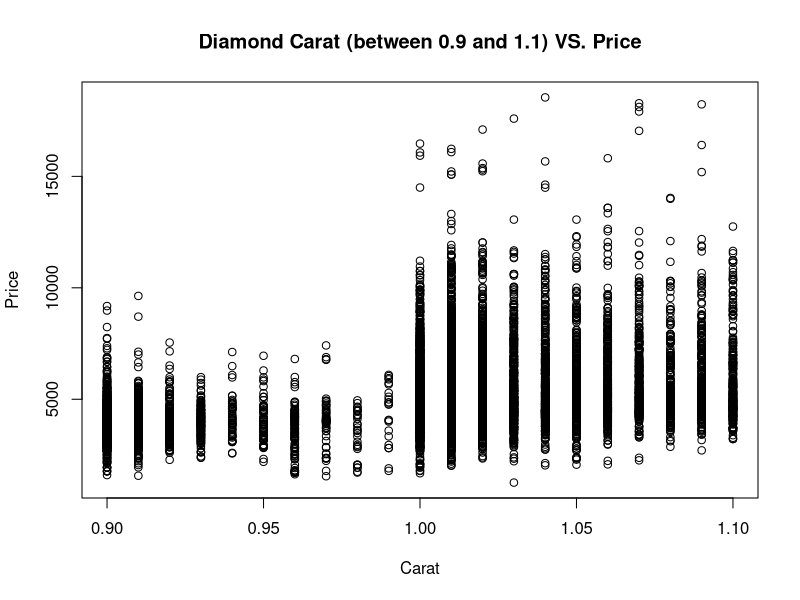
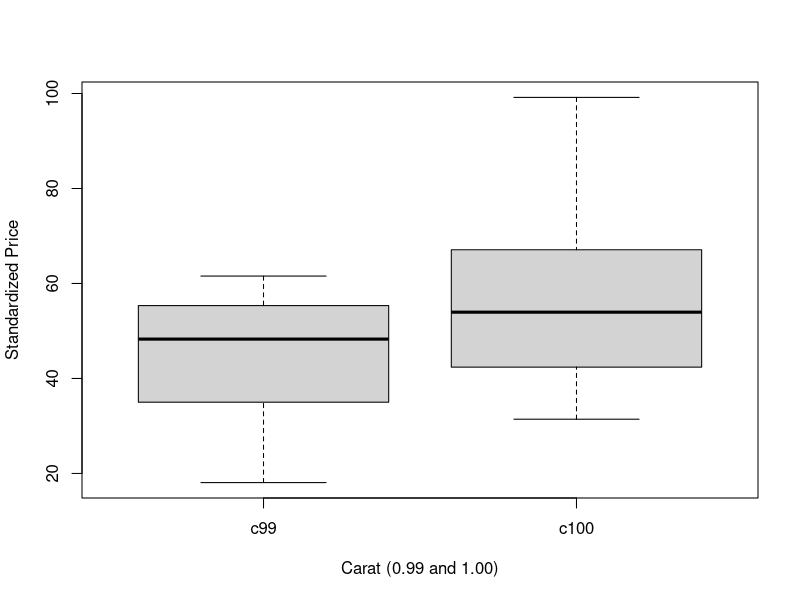
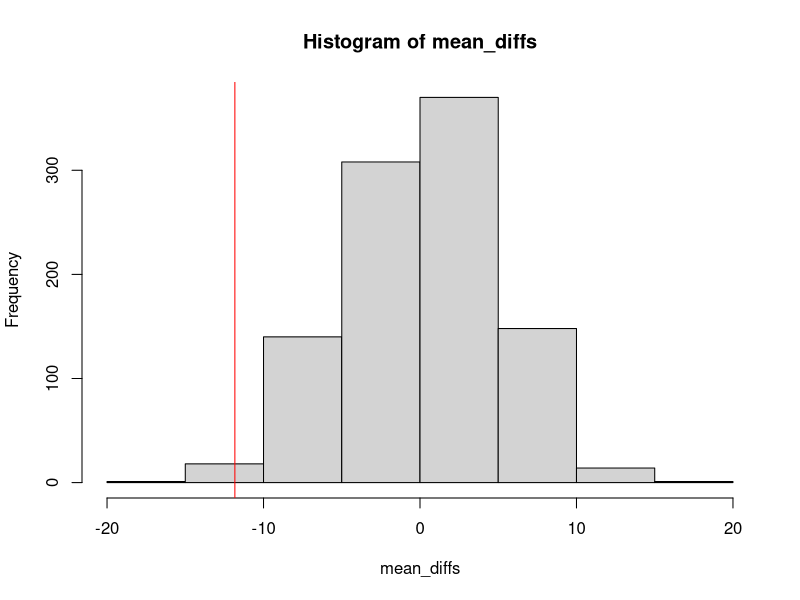
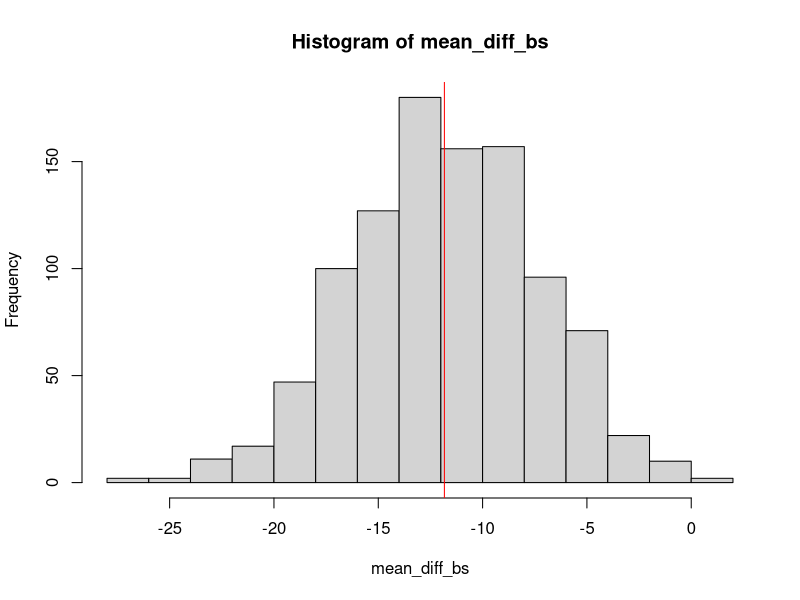
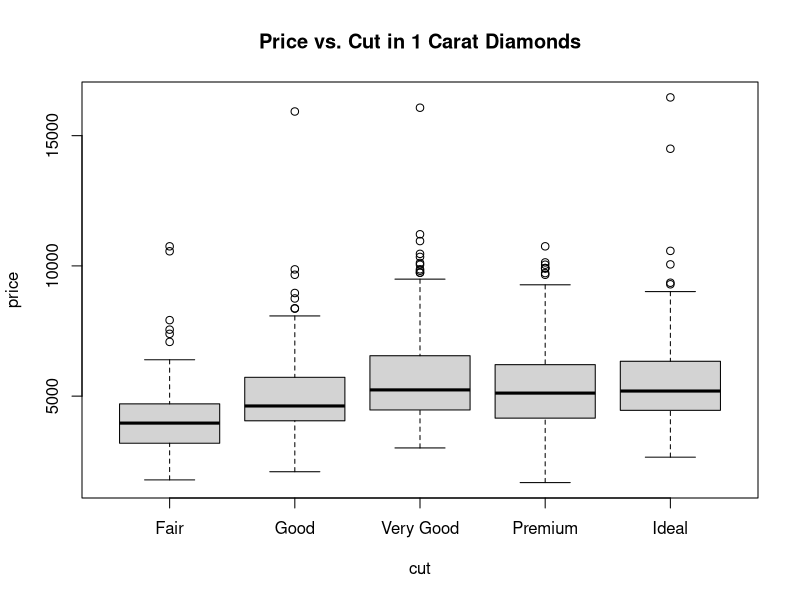
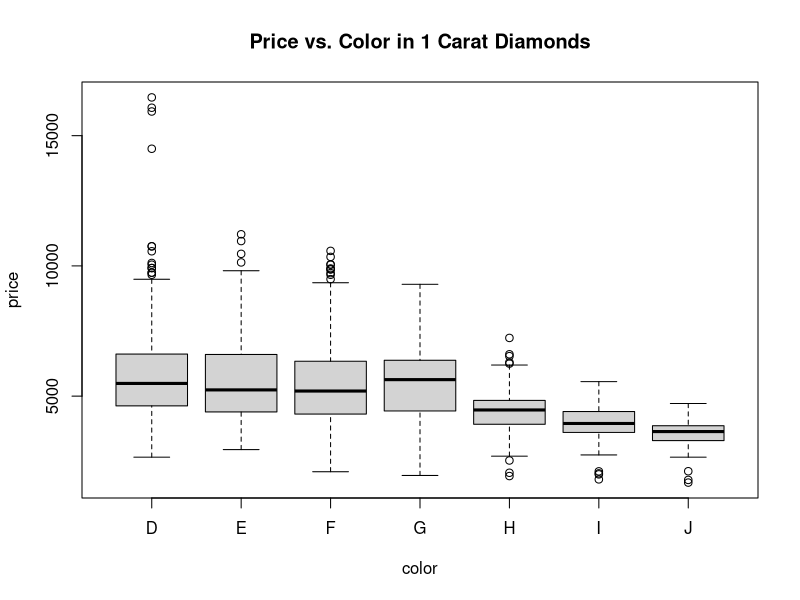
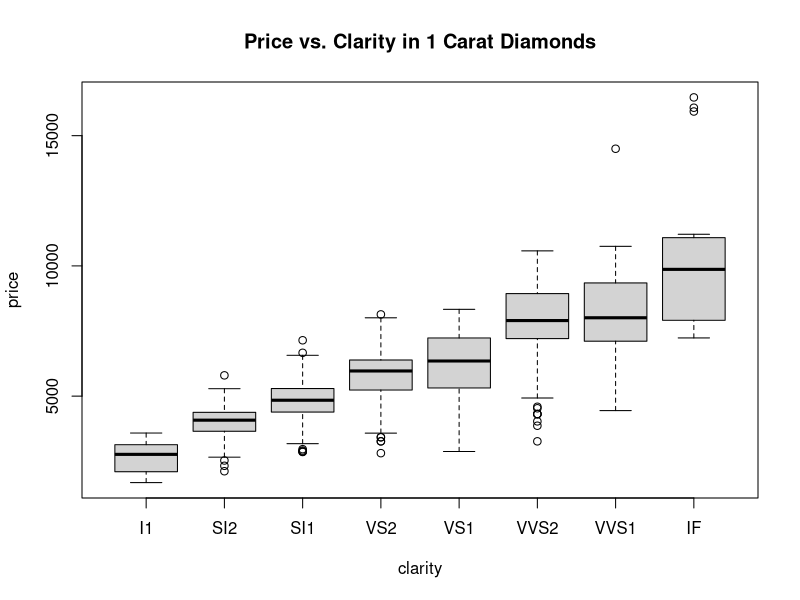
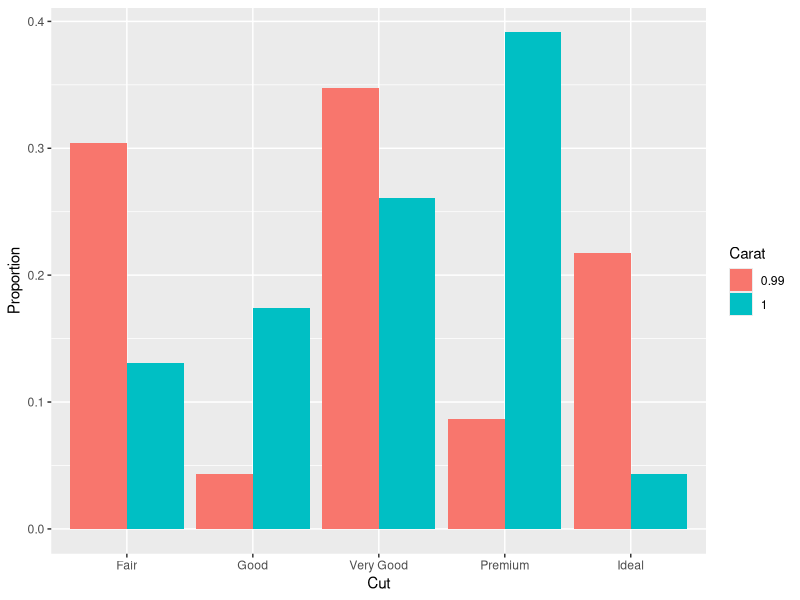

The R script that drew these images, in order:
## ---- chunk 1
knitr::opts_chunk$set(echo = TRUE)
## ---- chunk 2
library(tidyverse)
data(diamonds)
set.seed(557)
## ---- chunk 3
diamonds_small <- diamonds %>% filter(carat %in% c(0.99,1.0)) %>% group_by(carat) %>% sample_n(23)
diamonds_small <- diamonds_small %>% mutate(std_price = price/(100*carat))
head(diamonds_small)
## ---- chunk 4
d_sub = diamonds[diamonds$carat>=0.9 & diamonds$carat<=1.1,]
plot(x=d_sub$carat, y=d_sub$price, xlab="Carat", ylab="Price", main="Diamond Carat (between 0.9 and 1.1) VS. Price")
## ---- chunk 5
c99 = as.list(diamonds_small[diamonds_small$carat == 0.99,])$std_price
c100 = as.list(diamonds_small[diamonds_small$carat == 1.00,])$std_price
carat_p = cbind(c99, c100)
boxplot(carat_p, beside=T, xlab="Carat (0.99 and 1.00)", ylab="Standardized Price")
## ---- chunk 6
diamonds_small = diamonds_small %>% group_by(carat) %>% mutate(mean_std_price = mean(std_price), sd_std_price = sd(std_price))
head(diamonds_small)
## ---- chunk 7
d_mean_sd = diamonds_small %>% select("carat", "mean_std_price", "sd_std_price") %>% distinct() %>% arrange(carat)
d_mean_sd
## ---- chunk 8
qt(0.975, df=41.093)
## ---- chunk 9
# do we assume equal variance? Yes -> Classical t-test (df = n_a + n_b - 2), No -> Welch t-test (weird df)
dp_99 = diamonds_small[diamonds_small$carat == 0.99, ]$std_price
dp_100 = diamonds_small[diamonds_small$carat == 1.00, ]$std_price

n_dp_99 = length(dp_99)
n_dp_100 = length(dp_100)

mean_dp_99 = mean(dp_99)
mean_dp_100 = mean(dp_100)
sd_dp_99 = sd(dp_99)
sd_dp_100 = sd(dp_100)

df = 41.093
se = sqrt((sd_dp_99^2 / n_dp_99) + (sd_dp_100^2 / n_dp_100))
t = (mean_dp_99 - mean_dp_100) / se

print(t)
## ---- chunk 10
t.test(dp_99, dp_100, var.equal=FALSE, corr = FALSE)
## ---- chunk 11
qt(0.95, df=41.093)
## ---- chunk 12
lower_bound = (mean_dp_99 - mean_dp_100) - 2.019402 * se
upper_bound = (mean_dp_99 - mean_dp_100) + 2.019402 * se
print(c(lower_bound, upper_bound))
## ---- chunk 13
library(dplyr)
set.seed(557)
carat_99 = rep(0.99, 23)
carat_100 = rep(1, 23)
carats = append(carat_99, carat_100)
sub_d = diamonds_small %>% select(carat, std_price)
mean_diffs = rep(0, 1000)

for(i in 1:1000){
  rand_carats = sample(carats, 46)
  rand_std_price = sample(sub_d$std_price, 46)

  df = data.frame(rand_carats, rand_std_price)
  df = df %>% group_by(rand_carats) %>% mutate(mean_std_price = mean(rand_std_price)) %>% distinct(rand_carats, mean_std_price)
  rand_mean_99_std_price = df[df$rand_carats == 0.99, "mean_std_price"]$mean_std_price
  rand_mean_100_std_price = df[df$rand_carats == 1, "mean_std_price"]$mean_std_price
  rand_mean_diff = rand_mean_99_std_price - rand_mean_100_std_price
  mean_diffs[i] = rand_mean_diff
}
## ---- chunk 14
mean_dp_99 - mean_dp_100
## ---- chunk 15
hist(mean_diffs)
abline(v = mean_dp_99 - mean_dp_100, col="red")
## ---- chunk 16
p_val = length(mean_diffs[mean_diffs < (mean_dp_99 - mean_dp_100)]) / length(mean_diffs)
p_val
## ---- chunk 17
set.seed(557)
sub_d_99 = sub_d[sub_d$carat == 0.99,]$std_price
sub_d_100 = sub_d[sub_d$carat == 1,]$std_price
mean_diff_bs = rep(0, 1000)

for(i in 1:1000){
  samp_99 = sample(sub_d_99, replace = TRUE)
  samp_100 = sample(sub_d_100, replace = TRUE)
  mean_diff = mean(samp_99) - mean(samp_100)
  mean_diff_bs[i] = mean_diff
}
## ---- chunk 18
hist(mean_diff_bs)
abline(v = mean_dp_99 - mean_dp_100, col="red")
## ---- chunk 19
quantile(mean_diff_bs, probs = c(0.25, 0.975))
## ---- chunk 20
std_dev_bs = sd(mean_diff_bs)
print(std_dev_bs)

lower_bound = (mean_dp_99 - mean_dp_100) - 2.019402 * std_dev_bs
upper_bound = (mean_dp_99 - mean_dp_100) + 2.019402 * std_dev_bs
print(c(lower_bound, upper_bound))
## ---- chunk 21
diamonds_1 = diamonds[diamonds$carat == 1.00, c("carat", "cut", "color", "clarity", "price")]
head(diamonds_1)
## ---- chunk 22
boxplot(price ~ cut, data=diamonds_1, main="Price vs. Cut in 1 Carat Diamonds")
boxplot(price ~ color, data=diamonds_1, main="Price vs. Color in 1 Carat Diamonds")
boxplot(price ~ clarity, data=diamonds_1, main="Price vs. Clarity in 1 Carat Diamonds")
## ---- chunk 23
carat_vs_cut = diamonds_small %>% group_by(carat, cut) %>% summarize(n = n()) %>% mutate(prop = n/sum(n))
carat_vs_color = diamonds_small %>% group_by(carat, color) %>% summarize(n = n()) %>% mutate(prop = n/sum(n))
carat_vs_clarity = diamonds_small %>% group_by(carat, clarity) %>% summarize(n = n()) %>% mutate(prop = n/sum(n))
carat_vs_cut
carat_vs_color
carat_vs_clarity
## ---- chunk 24
library(ggplot2)
carat_vs_cut %>%
  ggplot(aes(x=factor(cut), y=prop, fill=factor(carat))) +
  geom_bar(stat="identity", position="dodge") +
  labs(x="Cut", y="Proportion", fill="Carat")
## ---- chunk 25
carat_vs_color %>%
  ggplot(aes(x=factor(color), y=prop, fill=factor(carat))) +
  geom_bar(stat="identity", position="dodge") +
  labs(x="Color", y="Proportion", fill="Carat")
## ---- chunk 26
carat_vs_clarity %>% 
  ggplot(aes(x=factor(clarity), y=prop, fill=factor(carat))) +
  geom_bar(stat="identity", position="dodge") + 
  labs(x="Clarity", y="Proportion", fill="Carat")
